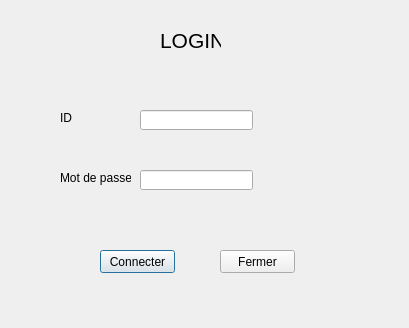
<?xml version="1.0" encoding="UTF-8"?>
<ui version="4.0">
 <class>Espace_Admin</class>
 <widget class="QDialog" name="Espace_Admin">
  <property name="geometry">
   <rect>
    <x>0</x>
    <y>0</y>
    <width>409</width>
    <height>328</height>
   </rect>
  </property>
  <property name="windowTitle">
   <string>Dialog</string>
  </property>
  <widget class="QLabel" name="label_3">
   <property name="geometry">
    <rect>
     <x>60</x>
     <y>170</y>
     <width>71</width>
     <height>16</height>
    </rect>
   </property>
   <property name="text">
    <string>Mot de passe </string>
   </property>
  </widget>
  <widget class="QLineEdit" name="lineEdit_adresse">
   <property name="geometry">
    <rect>
     <x>140</x>
     <y>110</y>
     <width>113</width>
     <height>20</height>
    </rect>
   </property>
  </widget>
  <widget class="QPushButton" name="pushButton">
   <property name="geometry">
    <rect>
     <x>100</x>
     <y>250</y>
     <width>75</width>
     <height>23</height>
    </rect>
   </property>
   <property name="text">
    <string>Connecter</string>
   </property>
  </widget>
  <widget class="QLineEdit" name="lineEdit_password">
   <property name="geometry">
    <rect>
     <x>140</x>
     <y>170</y>
     <width>113</width>
     <height>20</height>
    </rect>
   </property>
  </widget>
  <widget class="QPushButton" name="pushButton_2">
   <property name="geometry">
    <rect>
     <x>220</x>
     <y>250</y>
     <width>75</width>
     <height>23</height>
    </rect>
   </property>
   <property name="text">
    <string>Fermer</string>
   </property>
  </widget>
  <widget class="QLabel" name="label">
   <property name="geometry">
    <rect>
     <x>160</x>
     <y>20</y>
     <width>61</width>
     <height>41</height>
    </rect>
   </property>
   <property name="text">
    <string>&lt;html&gt;&lt;head/&gt;&lt;body&gt;&lt;p&gt;&lt;span style=&quot; font-size:16pt;&quot;&gt;LOGIN &lt;/span&gt;&lt;/p&gt;&lt;/body&gt;&lt;/html&gt;</string>
   </property>
  </widget>
  <widget class="QLabel" name="label_2">
   <property name="geometry">
    <rect>
     <x>60</x>
     <y>110</y>
     <width>71</width>
     <height>16</height>
    </rect>
   </property>
   <property name="text">
    <string>ID</string>
   </property>
  </widget>
 </widget>
 <resources/>
 <connections>
  <connection>
   <sender>pushButton_2</sender>
   <signal>clicked()</signal>
   <receiver>Espace_Admin</receiver>
   <slot>close()</slot>
   <hints>
    <hint type="sourcelabel">
     <x>253</x>
     <y>261</y>
    </hint>
    <hint type="destinationlabel">
     <x>408</x>
     <y>280</y>
    </hint>
   </hints>
  </connection>
 </connections>
</ui>
